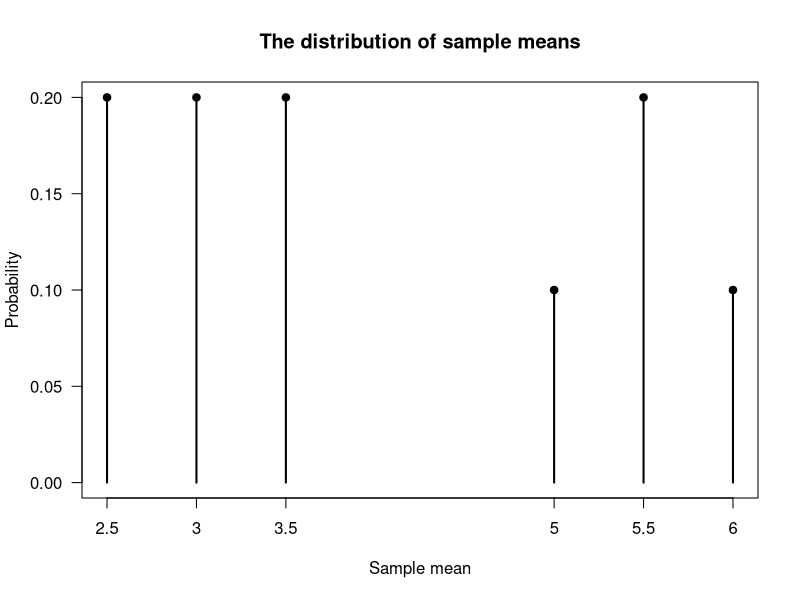
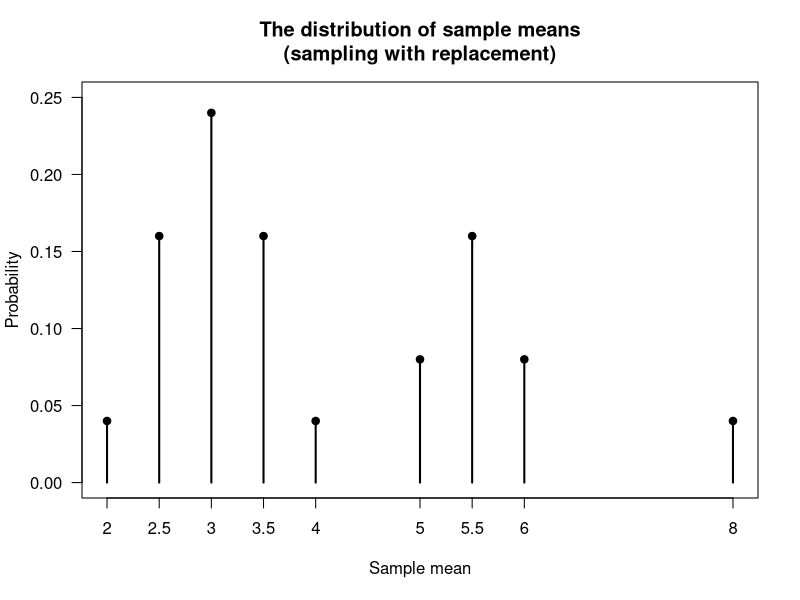
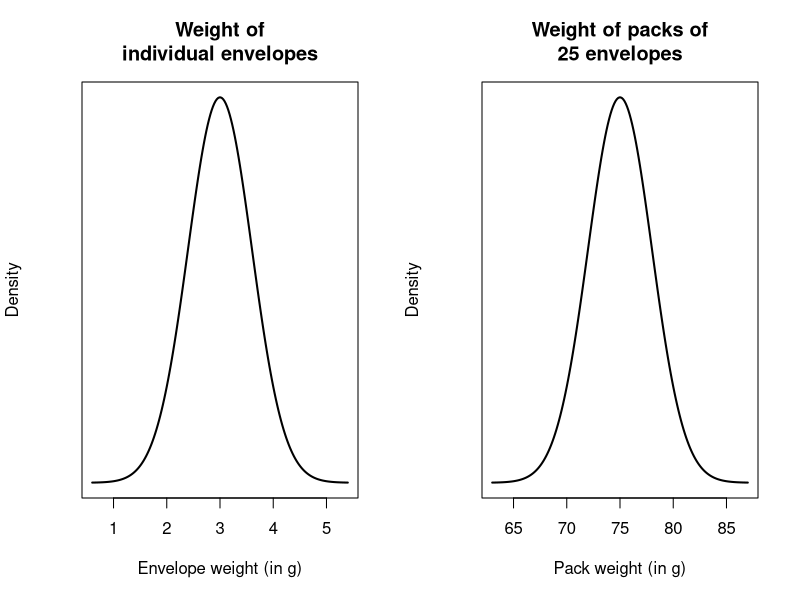

Recreate these plots in R, in order. (Note: this script raises an error after producing the figures.)
## ---- chunk 1
Population <- c(2, 3, 3, 4, 8)
mu_P <- mean(Population)
mu_P
## ---- chunk 2
N <- length(Population)
sum( (Population - mu_P)^2 ) / N

var(Population) * (N - 1) / N
## ---- chunk 3
### All possible combinations of 2 elements:
AllSamples <- combn(Population,
                    m = 2)  # Take 2 elements at a time
AllSamples

### Mean of each possible sample:
MeanAllSamples <- colMeans(AllSamples)  # Find the mean of each column 
MeanAllSamples
## ---- chunk 4
cbind(                 t(AllSamples), 
       "Sample mean" = MeanAllSamples,
       "Probability" = 1/10)
## ---- chunk 5
prop.table(table(MeanAllSamples))

plot( prop.table(table(MeanAllSamples)),
      las = 1,
      xlab = "Sample mean",
      ylab = "Probability",
      main = "The distribution of sample means")
points( x = names(prop.table(table(MeanAllSamples))),
        y = prop.table(table(MeanAllSamples)),
        pch = 19)
## ---- chunk 6
mean(MeanAllSamples)
## ---- chunk 7
n <- length(MeanAllSamples)
var(MeanAllSamples) * (n - 1) / n
## ---- chunk 8
### All possible combinations of 3 elements:
AllSamples <- combn(Population,
                    m = 3)

### Mean of each possible sample:
MeanAllSamples <- colMeans(AllSamples)
mean(MeanAllSamples)
n <- length(MeanAllSamples)
var(MeanAllSamples) * (n - 1) / n
## ---- chunk 9
### All possible combinations of 3 elements:
AllSamples <- combn(Population,
                    m = 4)

### Mean of each possible sample:
MeanAllSamples <- colMeans(AllSamples)
mean(MeanAllSamples)
n <- length(MeanAllSamples)
var(MeanAllSamples) * (n - 1) / n
## ---- chunk 10
AllSamplesWithReplacement <- expand.grid(Population, Population)
names(AllSamplesWithReplacement) <- c(NA, 
                                      NA)
MeanAllSamplesWithReplacement <- rowMeans(AllSamplesWithReplacement)

cbind( AllSamplesWithReplacement[, 1],
       AllSamplesWithReplacement[, 2],
       "Sample mean" = MeanAllSamplesWithReplacement, 
       "Probability" = 1/25)
## ---- chunk 11
prop.table(table(MeanAllSamplesWithReplacement))

plot( prop.table(table(MeanAllSamplesWithReplacement)),
      las = 1,
      ylim = c(0, 0.25),
      xlab = "Sample mean",
      ylab = "Probability",
      main = "The distribution of sample means\n(sampling with replacement)")
points( x = names(prop.table(table(MeanAllSamplesWithReplacement))),
        y = prop.table(table(MeanAllSamplesWithReplacement)),
        pch = 19)
## ---- chunk 12
mean(MeanAllSamplesWithReplacement)
n <- length(MeanAllSamplesWithReplacement)
var(MeanAllSamplesWithReplacement) * (n - 1) / n

## ---- chunk 13
set.seed(8979704) # For reproducibility
numberVars <- 1000 # That is: n

# The values of a_i, the coefficients in the linear combination
ai <- sample(x = seq(-2, 3),    # We select values of a_i between -2 and 3
             size = numberVars, # Need one for each X value
             replace = TRUE)    # Select with replacement

# The means of the individual distributions
mui <- runif(numberVars, # We take means from a uniform dist; one for each X
             min = -5,   # Min value is -5
             max = 5)    # Max value is 5
# The variances of the distributions
sigma2i <- runif(numberVars,  # Variance from a uniform distn also
                min = 1,    # Minimum values of 1
                max = 3)    # Maximum value of 3

# Compute the values directly:
Xi <- rnorm(numberVars,      # X_i with 
            mean = mui,   # means 
            sd = sqrt(sigma2i) )

# What we expect for Y = a_1 X_2 + a_2 X_2 + ...
# according to the Theorem:
Y <- ai * Xi  # The linear combination Y

# Show some:
someInfo <- cbind(ai, mui, sigma2i, Xi, Y)
someInfo[1:5, ]


# Compare:
compareTable <- array( dim = c(2, 2) )
colnames(compareTable) <- c("Means:",
                            "Variances:")
rownames(compareTable) <- c("Using theorem",
                            "Computing directly")

compareTable[, 1] <- c( mean(ai * Xi), 
                        mean(Y) )
compareTable[, 2] <- c( var(ai * Xi), 
                        var(Y) )
compareTable
## ---- chunk 14
2 * ( pnorm( -1.667 ) )
## ---- chunk 15
par( mfrow = c(1, 2))

x <- seq(3 - 4 * 0.6,
         3 + 4 * 0.6,
         length = 200)
y <- dnorm(x,
           mean = 3,
           sd = 0.6)
plot( y ~ x,
      type = "l",
      lwd = 2,
      las = 1,
      axes = FALSE,
      main = "Weight of\nindividual envelopes",
      xlab = "Envelope weight (in g)",
      ylab = "Density")
axis(side = 1)
box()


x <- seq(75 - 4 * 3,
         75 + 4 * 3,
         length = 200)
y <- dnorm(x,
           mean = 75,
           sd = 3)
plot( y ~ x,
      type = "l",
      lwd = 2,
      las = 1,
      axes = FALSE,
      main = "Weight of packs of\n25 envelopes",
      xlab = "Pack weight (in g)",
      ylab = "Density")
axis(side = 1)
box()
shadeNormal(x, y,
            lo = 70,
            hi = 80)
## ---- chunk 16
z <- qnorm(0.95)
z

n <- (z * 12 / 5) ^ 2
n
## ---- chunk 17
pnorm( -1.78 )
## ---- chunk 18
par( mfrow = c(1, 3))

xx <- seq(0.01, 4, length = 100)
plot( x = xx,
      y = dchisq(xx, df = 1),
      lwd = 2,
      type = "l",
      xlab = expression(italic(x)),
      ylab = "Density",
      las = 1,
      main = expression( bold(chi^2*-distribution: df==1)))

xx <- seq(0.001, 15, length = 100)
plot( x = xx,
      y = dchisq(xx, df = 5),
      lwd = 2,
      type = "l",
      xlab = expression(italic(x)),
      ylab = "Density",
      las = 1,
      main = expression( bold(chi^2*-distribution: df==5)))

xx <- seq(0.001, 50, length = 100)
plot( x = xx,
      y = dchisq(xx, df = 20),
      lwd = 2,
      type = "l",
      xlab = expression(italic(x)),
      ylab = "Density",
      las = 1,
      main = expression( bold(chi^2*-distribution: df==20)))
## ---- chunk 19
qchisq(0.9, df = 12)
## ---- chunk 20
pchisq(18, df = 9, lower.tail = FALSE)
## ---- chunk 21
par( mfrow = c(1, 3))

xx <- seq(-4, 4,
          length = 100)

plot( x = xx,
      y = dt(xx, df = 2),
      ylim = c(0, 0.4),
      lwd = 2,
      type = "l",
      axes = FALSE,
      xlab = expression(italic(x)),
      ylab = "Density",
      las = 1,
      main = expression( bold(The~italic(t)*"-"*distribution~with~2~df)))
axis(side = 1)
lines( x = xx,
       y = dnorm(x = xx),
       lwd = 2,
       lty = 2,
       col = plotColour1)

plot( x = xx,
      y = dt(xx, df = 7),
      lwd = 2,
      type = "l",
      axes = FALSE,
      xlab = expression(italic(x)),
      ylab = "Density",
      las = 1,
      main = expression( bold(The~italic(t)*"-"*distribution~with~7~df)))
axis(side = 1)
lines( x = xx,
       y = dnorm(x = xx),
       lwd = 2,
       lty = 2,
       col = plotColour1)

plot( x = xx,
      y = dt(xx, df = 30),
      lwd = 2,
      type = "l",
      axes = FALSE,
      xlab = expression(italic(x)),
      ylab = "Density",
      las = 1,
      main = expression( bold(The~italic(t)*"-"*distribution~with~30~df)))
axis(side = 1)
lines( x = xx,
       y = dnorm(x = xx),
       lwd = 2,
       lty = 2,
       col = plotColour1)
## ---- chunk 22
pt(-0.645, df = 4)
## ---- chunk 23
par(mfrow = c(1, 3))

xx <- seq(0.01, 4, length = 100)

plot( x = xx,
      y = df(xx, df1 = 1, df2 = 4),
      lwd = 2,
      type = "l",
      xlab = expression(italic(x)),
      ylab = "Density",
      las = 1,
      main = expression(bold(atop(The~italic(F)*-distribution,
                                  with~df=="(1, 4)"))))

plot( x = xx,
      y = df(xx, df1 = 6, df2 = 1),
      lwd = 2,
      type = "l",
      xlab = expression(italic(x)),
      ylab = "Density",
      las = 1,
      main = expression(bold(atop(The~italic(F)*-distribution,
                                  with~df=="(6, 1)"))))

plot( x = xx,
      y = df(xx, df1 = 30, df2 = 5),
      lwd = 2,
      type = "l",
      xlab = expression(italic(x)),
      ylab = "Density",
      las = 1,
      main = expression(bold(atop(The~italic(F)*-distribution,
                                  with~df=="(30, 5)"))))
## ---- chunk 24
pf(1,    df1 = 2, df2 = 10)
qf(0.99, df1 = 2, df2 = 10)
## ---- chunk 25

## ---- chunk 26

## ---- chunk 27
# The distribution of individuals has a uniform distribution:
set.seed(4516) # For reproducibility
sampleSize1 <- 10
sampleSize2 <- 20
sampleMeans1 <- NULL
sampleMeans2 <- NULL

numberOfSimulations <- 1000
for (i in 1:numberOfSimulations){
  # Take a sample of size 10
  Xs1 <- runif(sampleSize1, 
               min = 0,
               max = 5)
  # Take a sample of size 10
  Xs2 <- runif(sampleSize2, 
               min = 0,
               max = 5)

  # Find the sample mean
  sampleMeans1 <- c(sampleMeans1, mean(Xs1) )
  sampleMeans2 <- c(sampleMeans2, mean(Xs2) )
}

par(mfrow = c(1, 3))

plot( x = c(-1, 0, 0, 5, 5, 6), 
      y = c(0, 0, 0.2, 0.2, 0, 0),
      lwd = 2,
      las = 1,
      type = "l",
      xlab = expression(italic(x)),
      ylab = "Prob. fn",
      main = "Distribution of the\nindividuals observations")

hist( sampleMeans1,
      las = 1,
      xlab = expression(Sample~means~bar(italic(x)) ),
      main = expression( bold( atop(Distribution~of~sample~means,
                               "for"~italic(n)==10) ) ) )
hist( sampleMeans2,
      las = 1,
      xlab = expression(Sample~means~bar(italic(x)) ),
      main = expression( bold( atop(Distribution~of~sample~means,
                               "for"~italic(n)==20) ) ) )
## ---- chunk 28
1 - pnorm(1.6)
